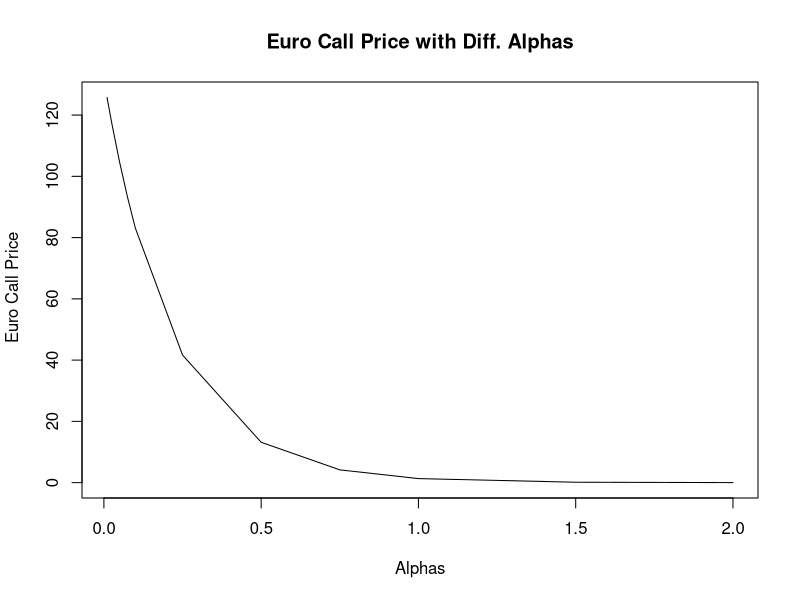

This figure's R source:

## For furhter details on implementation of FFT see Chapter 2 of Computational Methods in Finance by Ali Hirsa.
## Characteristic function of Heston Stochastic Model can in found in same book.

lambda = function(u, parameters)
{
  i      = complex(real = 0, imaginary = 1)
  sigma  = parameters[1]
  kaappa = parameters[3]
  rho    = parameters[4]
  
  out_pu = sqrt(sigma^2 * ( u^2 + i*u) + (kaappa - i*rho*sigma*u)^2)
  return(out_pu)
}


omega = function( u, parameters )
{
  ii     = complex(real = 0, imaginary = 1)
  sigma  = parameters[1]
  kaappa = parameters[3]
  rho    = parameters[4]
  theta  = parameters[5]
  S0     = parameters[6]
  r      = parameters[7]
  t      = parameters[8]
  q      = parameters[9]
  
  num = exp(ii * u * log(S0) + ii*u *(r - q)*t + (kaappa * theta * t * (kaappa - ii*rho*sigma*u ))/(sigma^2))
  
  denom = (cosh(lambda(u, parameters) * (t/2)) + ((kaappa - ii*rho*sigma*u )/lambda(u, parameters)) * sinh(lambda(u, parameters) * (t/2))) ^ ((2 * kaappa * theta)/(sigma^2))
  
  return (num/denom)
}


psi = function( u, parameters )
{
  iii = complex(real = 0, imaginary = 1)
  sigma  = parameters[1]
  nhu_0  = parameters[2]
  kaappa = parameters[3]
  rho    = parameters[4]
  t      = parameters[8]
  
  num1   = -(u^2 + iii*u) * nhu_0
  
  denom1 = lambda(u, parameters) * (1/(tanh(lambda(u, parameters) *(t/2)))) + (kaappa - iii*rho*sigma*u )
  
  val1   = omega( u, parameters ) * exp(num1/denom1)
  
  return(val1)
}



phi = function(u, alpha, parameters)
{
  r  = parameters[7]
  t  = parameters[8]
  i1 = complex(real = 0, imaginary = 1)
  
  C  = exp(-r*t)
  
  phi_num = C * psi((u - (alpha + 1)*i1), parameters)
  phi_denom = (alpha + u*i1) * (alpha + u*i1 + 1)
  
  return (phi_num/phi_denom)
  
}



indicator = function(N) ifelse( N == 1, 1, 0)

# Problem a.i.:
# heston_call_price(1, 1000, 100, 100, parameters) Answer: 11.40794
heston_call_price = function(alpha, N, B, K, parameters)
{
  km    = log(K)
  d_nhu = B/N
  j     = 1:(N+1)
  vj    = (j - 1) * d_nhu
  i2    = complex(real = 0, imaginary = 1)
  c_p   = rep(0, N)
  for (x in 1:N)
  {
    part_1 = exp(-vj[x] * km * i2) * phi(vj[x], alpha, parameters)
    
    part_2 = exp(-vj[x+1] * km * i2) * phi(vj[x+1], alpha, parameters)
    
    c_p[x] = 0.5 * (part_1 + part_2) * d_nhu

  }
  
  call_p = ((exp(-alpha * km))/pi)*sum(Re(c_p), na.rm = TRUE)
  return(call_p)
}

test_alphas = c(0.01, 0.025, 0.05, 0.075, 0.1, 0.25, 0.5, 0.75, 1, 1.5, 2)
parameters = c(0.25, 0.06, 0.8, -0.25, 0.09, 100, 2.5/100, 1, 0)
x = heston_call_price(test_alphas, 1000, 100, 100, parameters)
plot(test_alphas, x, xlab = "Alphas", ylab = " Euro Call Price", type = "l", main = "Euro Call Price with Diff. Alphas")





heston_fft_call_price = function ( alpha, n, K, B, parameters)
{
  S0     = parameters[6]
  r      = parameters[7]
  t      = parameters[8]
  q      = parameters[9]
  
  N           = 2^n
  d_nhu       = B/N
  d_nhu_kappa = 2 * pi/N
  d_kappa     = d_nhu_kappa/d_nhu
  
  j    = 1:N
  vj   = (j - 1) * d_nhu
  m    = 1:N
  beta = log(S0) - (d_kappa * N)/2
  k_m  = beta + (m - 1) * d_kappa
  
  iiii = complex(real = 0, imaginary = 1)
  
  psi_vals = rep(0, N)
  for (xx in 1:N)
  {
    u        = vj[xx] - (alpha + 1)*iiii
    num2     = psi(u, parameters)
    denom2   = (alpha + iiii * vj[xx] ) * (1+ alpha + iiii*vj[xx])
    psi_vals[xx] = (num2/denom2)
  }
  
  wght = (d_nhu/3) * (3 + (-1)^j - indicator(1:N))
  
  
  x = psi_vals * wght * exp(-iiii * beta * vj) 
  
  y = fft(x)
  
  call_price = (exp(-alpha * k_m)/pi) * Re(y)
  
  mid_point = N/2
  
  
  return(call_price[mid_point + 1])
  
}

